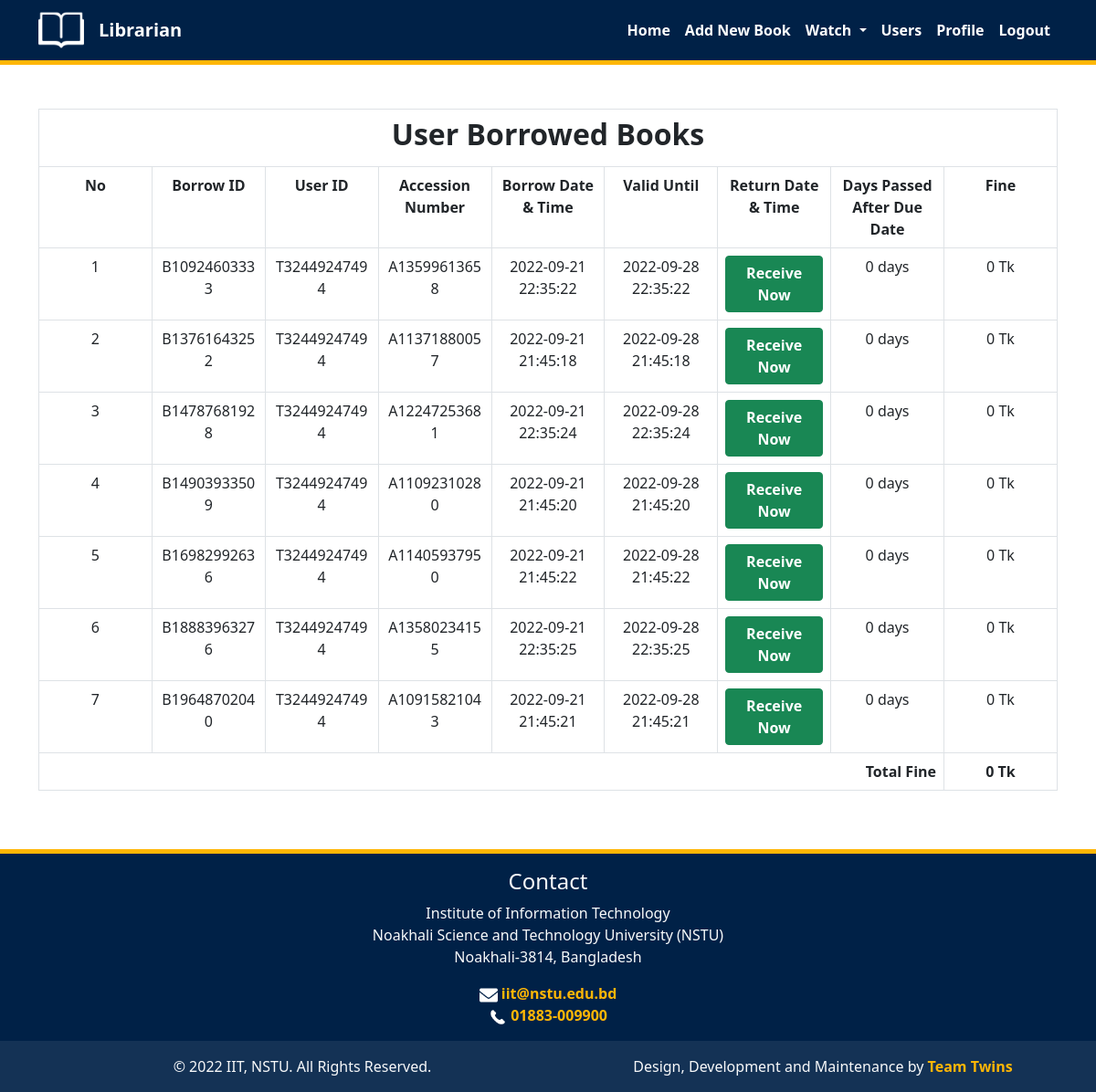
The page /librarianUserBorrowedBooks.php (signed in) on the database its author committed.
### tables this page shows
CREATE TABLE `borrow` (
  `borrow_id` char(15) NOT NULL,
  `user_id` char(15) NOT NULL,
  `accession_number` char(15) NOT NULL,
  `borrow_date` varchar(30) NOT NULL,
  `due_date` varchar(30) NOT NULL,
  `return_date` varchar(30) NOT NULL,
  `fine` char(10) NOT NULL,
  `borrowed_times` int(2) NOT NULL
);

### librarianUserBorrowedBooks.php (the view, shortened to what this page needs)
<?php
    require_once('inc/header.php');
?>
    <body>
        <?php
            require_once('inc/librarianNavbar.php');
        ?>
        <?php
            global $conn;
        ?>
            <div class="container mt-5 mb-5">
                <table class="table table-bordered table-hover text-center">
                    <tr>
                        <th colspan="9">
                            <h2 class="text-center fw-bold">User Borrowed Books</h2>
                        </th>
                    </tr>
                    <tr>
                        <th>No</th>
                        <th>Borrow ID</th>
                        <th>User ID</th>
                        <th>Accession Number</th>
                        <th>Borrow Date & Time</th>
                        <th>Valid Until</th>
                        <th>Return Date & Time</th>
                        <th>Days Passed After Due Date</th>
                        <th>Fine</th>
                    </tr>
                    <?php
                    $result = $conn->query("SELECT * FROM `borrow`");
                    $count = 1;
                    $fine = 0;
                    while($row = $result->fetch_assoc()) {
                        ?>
                        <tbody>
                        <tr>
                            <td>
                                <?php echo $count++; ?>
                            </td>
                            <td>
                                <?php echo $row['borrow_id']; ?>
                            </td>
                            <td>
                                <?php echo $row['user_id']; ?>
                            </td>
                            <td>
                                <?php echo $row['accession_number']; ?>
                            </td>
                            <td>
                                <?php echo $row['borrow_date']; ?>
                            </td>
                            <td>
                                <?php echo $row['due_date']; ?>
                            </td>
                            <td>
                                <?php
                                    if ($row['return_date'] == "") {
                                        echo "<form action='{$_SERVER['PHP_SELF']}' method='POST'>
                                                   <button class='btn btn-success fw-bold' type='submit' name='return_book' value='{$row['borrow_id']}'>Receive Now</button>
                                              </form>";
                                    } else {
                                        echo $row['return_date'];
                                    }
                                ?>
                            </td>
                            <td>
                                <?php
                                    if($row['return_date'] != "") {
                                        $now = strtotime($row['return_date']);
                                    } else {
                                        $now = time();
                                    }
                                    $dueDate = strtotime($row['due_date']);
                                    $difference = ($now - $dueDate);
                                    if ($difference < 0) {
                                        $difference = 0;
                                    } else {
                                        $difference = round(($difference) / (60 * 60 * 24));
                                    }
                                echo $difference." days";
                                ?>
                            </td>
                            <td>
                                <?php
                                    $bookFine = $difference * 2;
                                    $fine = $fine + $bookFine;
                                    echo $bookFine." Tk";
                                ?>
                            </td>
                        </tr>
                        <?php
                    }
                    ?>
                        <tr>
                            <td colspan="8" style="text-align: right; font-weight: bold">
                                Total Fine
                            </td>
                            <td style="font-weight: bold">
                                <?php echo $fine." Tk"; ?>
                            </td>
                        </tr>
                        </tbody>
                </table>
            </div>
    </body>
<?php
    require_once('inc/footer.php');
?>

### css/style.css (style rules this page uses)
body { display: flex; flex-direction: column; height: 100vh; }
table { table-layout: fixed; width: 100%; }
td { word-wrap: break-word; }

### rows shown on the page
borrow: borrow_id "B10924603333", user "T32449247494", accession_number "A13599613658", borrow_date "2022-09-21 22:35:22", due_date "2022-09-28 22:35:22", due_date "0"
borrow: borrow_id "B13761643252", user "T32449247494", accession_number "A11371880057", borrow_date "2022-09-21 21:45:18", due_date "2022-09-28 21:45:18", due_date "0"
borrow: borrow_id "B14787681928", user "T32449247494", accession_number "A12247253681", borrow_date "2022-09-21 22:35:24", due_date "2022-09-28 22:35:24", due_date "0"
borrow: borrow_id "B14903933509", user "T32449247494", accession_number "A11092310280", borrow_date "2022-09-21 21:45:20", due_date "2022-09-28 21:45:20", due_date "0"
borrow: borrow_id "B16982992636", user "T32449247494", accession_number "A11405937950", borrow_date "2022-09-21 21:45:22", due_date "2022-09-28 21:45:22", due_date "0"
borrow: borrow_id "B18883963276", user "T32449247494", accession_number "A13580234155", borrow_date "2022-09-21 22:35:25", due_date "2022-09-28 22:35:25", due_date "0"
borrow: borrow_id "B19648702040", user "T32449247494", accession_number "A10915821043", borrow_date "2022-09-21 21:45:21", due_date "2022-09-28 21:45:21", due_date "0"

### other values the page prints
$fine "0"
